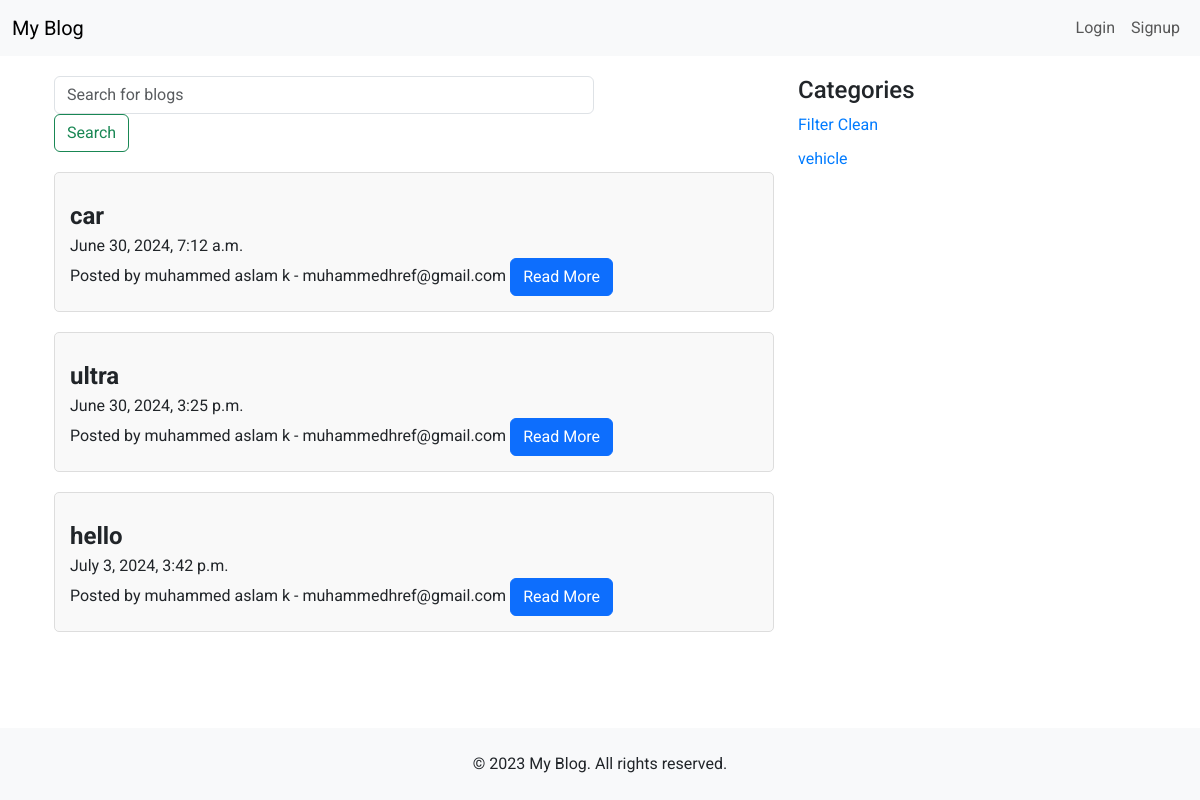
The page /category/1 on the database as committed earlier.
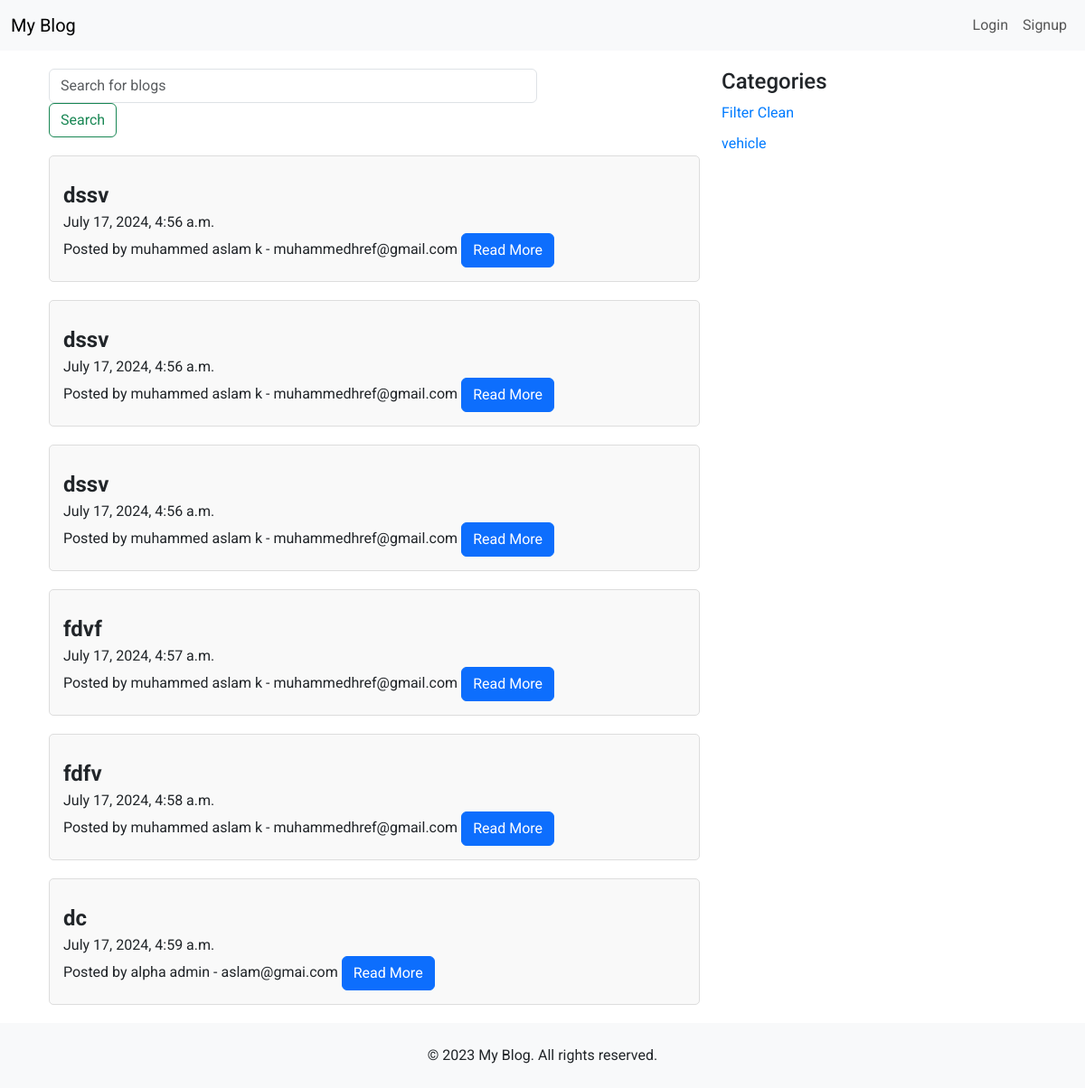
The same page on the database as committed later.
### blog/models.py (models this page shows, shortened)
class Post(models.Model):
    title = models.CharField(max_length=200, verbose_name=_("Title"))
    body = CKEditor5Field(verbose_name=_("Body"),config_name='default')
    published_date = models.DateTimeField(auto_now_add=True, verbose_name=_("Published Date"))
    last_modified = models.DateTimeField(auto_now=True, verbose_name=_("Last Modified"))
    author = models.ForeignKey(get_user_model(), on_delete=models.CASCADE, verbose_name=_("Author"), null=True)
    categories = models.ManyToManyField(Category, related_name='posts', verbose_name=_("Categories"))
    tags = models.ManyToManyField(Tag, related_name='posts',verbose_name=_("Tags"))
    is_published = models.BooleanField(default=False, verbose_name=_("Is Publised"))

class Category(models.Model):
    name = models.CharField(max_length=50,unique=True, verbose_name=_("Category Name"))
    description = models.TextField(blank=True, null=True, verbose_name=_("Description"))
    created_at = models.DateTimeField(auto_now_add=True, verbose_name=_("Created At"))
    class Meta:
        verbose_name = _("Category")
        verbose_name_plural = _("Categories")
        ordering = ['name']

### users/models.py (models this page shows, shortened)
class CustomUser(AbstractBaseUser, PermissionsMixin):
    email = models.EmailField(_('Email address'), unique=True)
    first_name = models.CharField(max_length=50, blank=True)
    last_name = models.CharField(max_length=50, blank=True)
    profile_picture = models.ImageField(_('Profile_picture'), upload_to='profile_pictures', blank=True, null=True)
    bio = models.TextField(_('Biography'), blank=True, null=True)
    is_active = models.BooleanField(_('Activate'), default=True)
    is_staff = models.BooleanField(_('Staff status'), default=False)
    is_superuser = models.BooleanField(_('SuperUser status'),default=False)
    date_joined = models.DateTimeField(_("Date joined"), default=timezone.now)
    objects = CustomUserManager()
    USERNAME_FIELD = 'email'
    REQUIRED_FIELDS = []
    class Meta:
        verbose_name = _('User')
        verbose_name_plural = _('Users')
    def __str__(self) -> str:
        return f"{self.first_name} {self.last_name} - " + self.email

### blog/views.py (the view)
# urls.py: path('category/<int:pk>', views.CategoryPostListView.as_view(), name='category'),
class CategoryPostListView(ListView):
     model = Post
     template_name = 'blog/category.html'
     context_object_name = 'post_list'
     def get_queryset(self):
        category = Post.objects.filter(categories__id=self.kwargs.get('pk'))
        return category
     def get_context_data(self, **kwargs) -> dict[str, Any]:
        context = super().get_context_data(**kwargs)
        context["categories"] = Category.objects.all()
        return context

### blog/templates/blog/category.html
{% extends "base.html" %}
{% load static %}
{% block extra_head %}
<link rel="stylesheet" href="{% static "blog/css/home_style.css" %}">
{% endblock extra_head %}
{% block content %}
<div class="container">
    <div class="row">
        <div class="col-md-8">
            <div class="search-bar">
                {% include "blog/searchbar.html" %}
            </div>
            <div id="posts-container">
                {% for post in post_list %}
                    <div class="post" data-category="Technology" data-tags="AI,ML,Data">
                        <div class="post-title">{{ post.title }}</div>
                        <div>{{ post.published_date }}</div>
                        <div>Posted by {{ post.author }}
                            <a href="{% url "blog:post_details" post.id %}" class="btn btn-primary">Read More</a>
                        </div>
                    </div>
                {% endfor %}
            </div>
        </div>
        <div class="col-md-4">
            <h4>Categories</h4>
            <ul class="category-list">
                <li><a href="{% url "blog:home" %}">Filter Clean</a></li>
                {% for category in categories %}
                    <li><a href="{% url "blog:category" category.id %}">{{ category.name }}</a></li>
                {% endfor %}
            </ul>
        </div>
    </div>
</div>
{% endblock content %}

Rows that differ between the two databases and show on the page:
removed Post: title "car", published_date "June 30, 2024, 7:12 a.m.", author "muhammed aslam k - muhammedhref@gmail.com"
removed Post: title "ultra", published_date "June 30, 2024, 3:25 p.m.", author "muhammed aslam k - muhammedhref@gmail.com"
removed Post: title "hello", published_date "July 3, 2024, 3:42 p.m.", author "muhammed aslam k - muhammedhref@gmail.com"
added Post: title "dssv", published_date "July 17, 2024, 4:56 a.m.", author "muhammed aslam k - muhammedhref@gmail.com"
added Post: title "dssv", published_date "July 17, 2024, 4:56 a.m.", author "muhammed aslam k - muhammedhref@gmail.com"
added Post: title "dssv", published_date "July 17, 2024, 4:56 a.m.", author "muhammed aslam k - muhammedhref@gmail.com"
added Post: title "fdvf", published_date "July 17, 2024, 4:57 a.m.", author "muhammed aslam k - muhammedhref@gmail.com"
added Post: title "fdfv", published_date "July 17, 2024, 4:58 a.m.", author "muhammed aslam k - muhammedhref@gmail.com"
added Post: title "dc", published_date "July 17, 2024, 4:59 a.m.", author "alpha admin - aslam@gmai.com"
